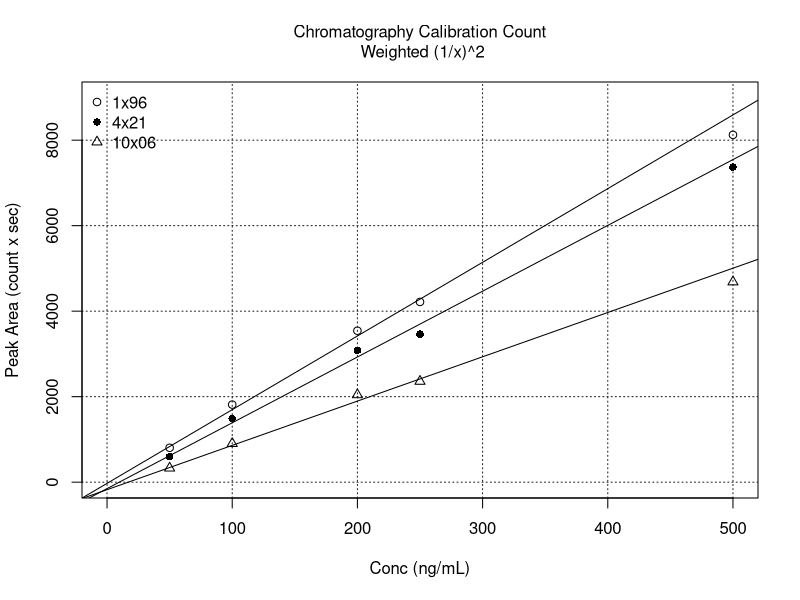

The R source for this figure:
# Chromatogram Calibration Peak Counts.R
#   User functions called: none
# Author: Fred Lytle
# Last edit: 10/06/2022
rm(list=ls())

# user supplied input
weight <- '1/x^2'# choices: 'none','var','1/x^2'

# data generated by chromatogram_numeric_areas.R
# Note: the avg-values are the average of four replicate peak areas
#     the sd-values are the stdev across the four replicate areas
conc <- c(50,100,200,250,500)
avg96 <- c(804.4496,1814.1728,3541.8448,4216.5792,8124.1964)
avg21 <- c(596.7171,1487.0688,3082.9554,3462.5542,7371.1295)
avg06 <- c(328.5585,903.2385,2043.9660,2358.5212,4682.9786)
sd96 <- c(69.5752,94.8291,245.1405,235.5090,250.7216)
sd21 <- c(75.8566,88.4563,246.8342,48.1123,121.9638)
sd06 <- c(25.2102,90.6088,153.5563,66.8168,251.2711)

# calculate the least-squares weights
if(weight == 'none'){
  weights96 <- weights21 <- weights06 <- rep(1,length(conc))
}else if(weight == 'var'){
  weights96 <- c(1/sd96[1]^2,1/sd96[2]^2,1/sd96[3]^2,1/sd96[4]^2,
                 1/sd96[5]^2)
  weights21 <- c(1/sd21[1]^2,1/sd21[2]^2,1/sd21[3]^2,1/sd21[4]^2,
                 1/sd21[5]^2)
  weights06 <- c(1/sd06[1]^2,1/sd06[2]^2,1/sd06[3]^2,1/sd06[4]^2,
                 1/sd06[5]^2)
}else{
  weights96 <- weights21 <- weights06 <- 1/conc^2
}

# generate the main graph
title <- 'Chromatography Calibration Count\n'
if(weight=='1/x^2'){title <- paste0(title,' Weighted (1/x)^2')
}else if(weight == 'none'){title <- paste0(title,'Unweighted')
}else{title <- paste0(title,' Weighted 1/var')}

plot(conc,avg96,xlim=c(0,500),ylim=c(-10,9000),
     xlab='Conc (ng/mL)',ylab='Peak Area (count x sec)',
     main=title,font.main=1,cex.main=1)
grid(col='gray10')
points(conc,avg21,pch=16)
points(conc,avg06,pch=2)
legend('topleft',c('1x96','4x21','10x06'),pch=c(1,16,2),bty='n')

# perform the least-squares fits, errors, and covariance
fit96 <- lm(avg96~conc,weights=weights96)
coef96 <- summary(fit96)$coef[,1]
error96 <- summary(fit96)$coef[,2]
cov96 <- summary(fit96)$cov[1,2]*summary(fit96)$sigma^2
fit21 <- lm(avg21~conc,weights=weights21)
coef21 <- summary(fit21)$coef[,1]
error21 <- summary(fit21)$coef[,2]
cov21 <- summary(fit21)$cov[1,2]*summary(fit21)$sigma^2
fit06 <- lm(avg06~conc,weights=weights06)
coef06 <- summary(fit06)$coef[,1]
error06 <- summary(fit06)$coef[,2]
cov06 <- summary(fit06)$cov[1,2]*summary(fit06)$sigma^2

# add regression lines to the main graph
abline(fit96)
abline(fit21)
abline(fit06)

# print the results
{
  cat(title,
      '\nDwell Time:\t\t  Value     Error      Covar',
      '\n\t96 Intercept:\t',coef96[1],'; ',error96[1],'; ',cov96,
      '\n\t96 Slope:\t',coef96[2],'; ',error96[2],
      '\n\t21 Intercept:\t',coef21[1],'; ',error21[1],'; ',cov21,
      '\n\t21 Slope:\t',coef21[2],'; ',error21[2],
      '\n\t06 Intercept:\t',coef06[1],'; ',error06[1],'; ',cov06,
      '\n\t06 Slope:\t',coef06[2],';  ',error06[2],'\n',sep='')
  
  cat('\nCount Slope Ratios:\t',
      c(coef96[2],coef21[2],coef06[2])/coef96[2])
}
